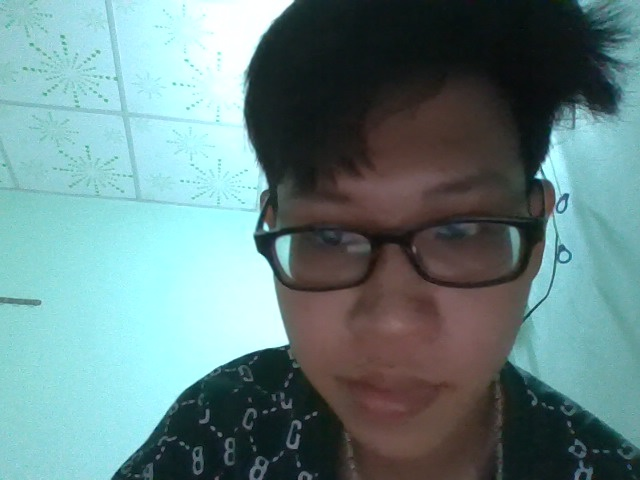
#> input picture TGMT/1721030497_HoThienSinh/dataimage_180.jpg, 640 x 480 px, found by its file name
$ jupyter execute 25.ipynb
#> lines starting #> are read from the running program, lines starting #| are printed output that depends on the picture; after the words box and inside, x2 and y2 are one past the last pixel; in counts of white or black regions, pixels touching at a corner belong together
[cell 1]
import cv2

[cell 2]
def display(title, img):
    cv2.imshow(title, img)
    cv2.waitKey(0)
    cv2.destroyWindow(title)

[cell 3]
face_cascade = cv2.CascadeClassifier('C:/Users/HI/Documents/TGMT/data/haarcascade_frontalface_default.xml')
eye_cascade = cv2.CascadeClassifier('C:/Users/HI/Documents/TGMT/data/haarcascade_eye_tree_eyeglasses.xml')

[cell 4]
img = cv2.imread('C:/Users/HI/Documents/TGMT/1721030497_HoThienSinh/dataimage_180.jpg')
#> img is the input picture: shape (480, 640, 3); mean B, G, R 132.2, 132, 102.1

[cell 5]
gray = cv2.cvtColor(img, cv2.COLOR_BGR2GRAY)
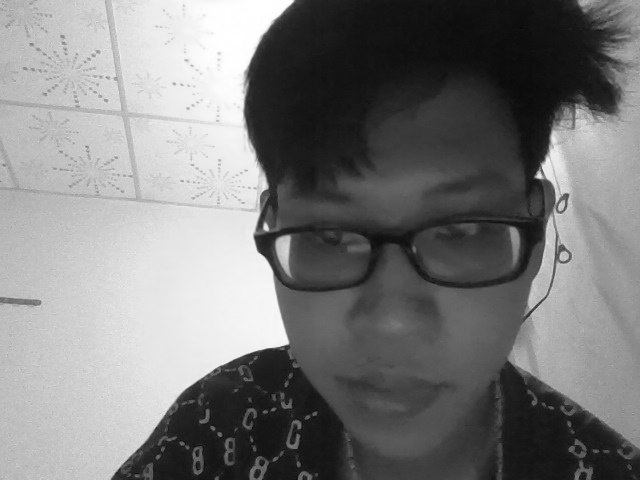
#> gray: shape (480, 640); min 9, max 255, mean 123.1

[cell 6]
faces = face_cascade.detectMultiScale(gray, scaleFactor=1.1, minNeighbors=5, minSize=(30,30))
#> faces = ()

[cell 7]
eyes = eye_cascade.detectMultiScale(gray, scaleFactor=1.1, minNeighbors=1, minSize=(5,5))
#> eyes = [[299, 196, 66, 66], [419, 191, 76, 76]]

[cell 8]
for (x, y, w, h) in faces:
    cv2.rectangle(img, (x, y), (x+w, y+h), (0, 255,0), 2)
#> this loop made 0 passes

[cell 9]
for (x, y, w, h) in eyes:
    cv2.rectangle(img, (x, y), (x+w, y+h), (255, 0,0), 2)
#> this loop made 2 passes
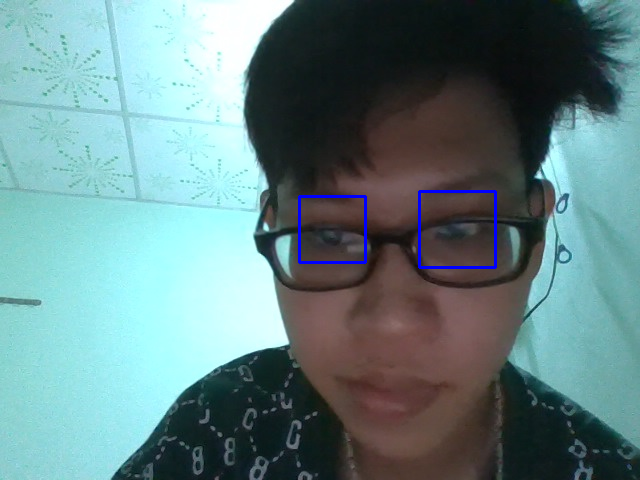
#> img: shape (480, 640, 3); 0.55% of pixels changed, all inside (x1, y1, x2, y2) = (298, 190, 497, 269)

[cell 10]
display('Faces: ', img)

$ run again, with TGMT/1721030497_HoThienSinh/dataimage_100.jpg copied over TGMT/1721030497_HoThienSinh/dataimage_180.jpg
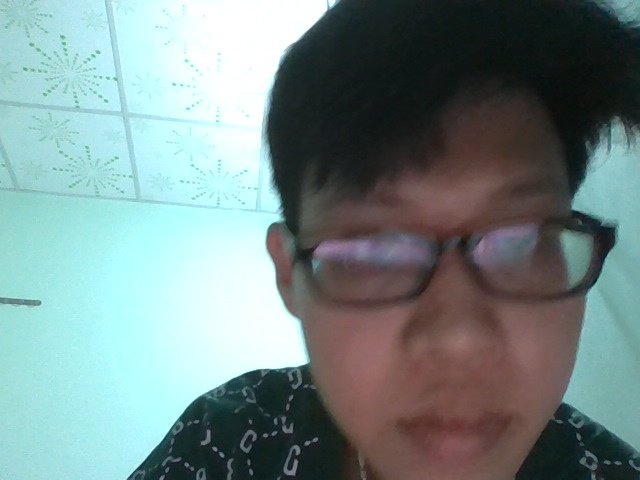
#> input picture TGMT/1721030497_HoThienSinh/dataimage_100.jpg, 640 x 480 px, found by its file name
#> img is the input picture: shape (480, 640, 3); mean B, G, R 136.9, 138, 118.4
#> `gray = cv2.cvtColor(img, cv2.COLOR_BGR2GRAY)`:
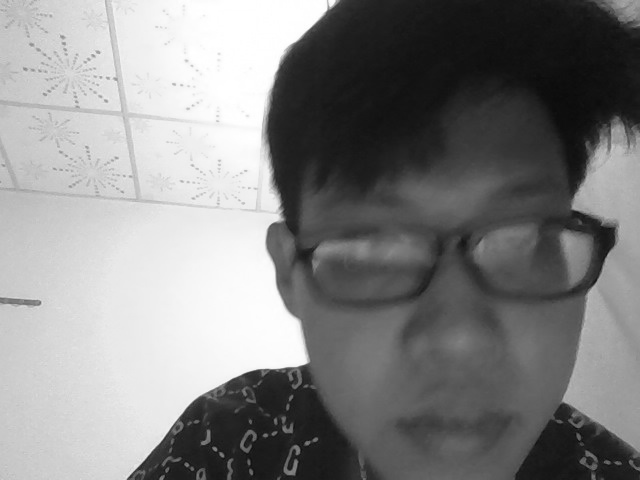
#> gray: shape (480, 640); min 11, max 255, mean 132
#> faces = ()

$ run again, with TGMT/1721030497_HoThienSinh/dataimage_120.jpg copied over TGMT/1721030497_HoThienSinh/dataimage_180.jpg
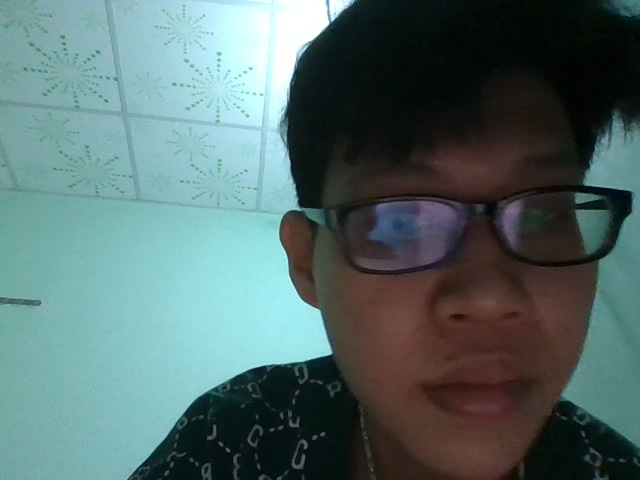
#> input picture TGMT/1721030497_HoThienSinh/dataimage_120.jpg, 640 x 480 px, found by its file name
#> img is the input picture: shape (480, 640, 3); mean B, G, R 106.9, 108.1, 85
#> `gray = cv2.cvtColor(img, cv2.COLOR_BGR2GRAY)`:
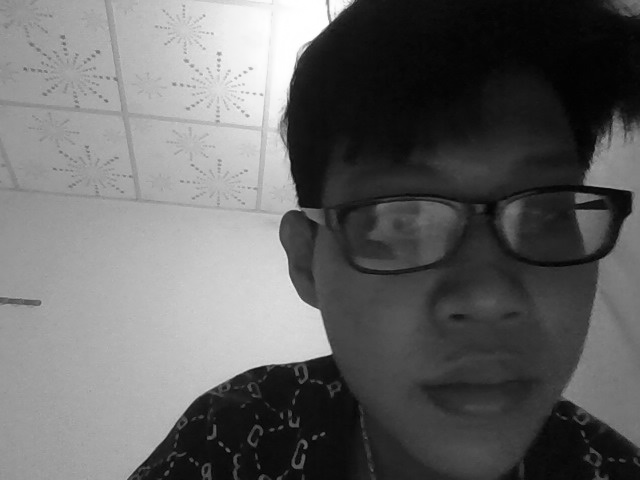
#> gray: shape (480, 640); min 1, max 255, mean 101.1
#> faces = ()

$ run again, with TGMT/1721030497_HoThienSinh/dataimage_140.jpg copied over TGMT/1721030497_HoThienSinh/dataimage_180.jpg
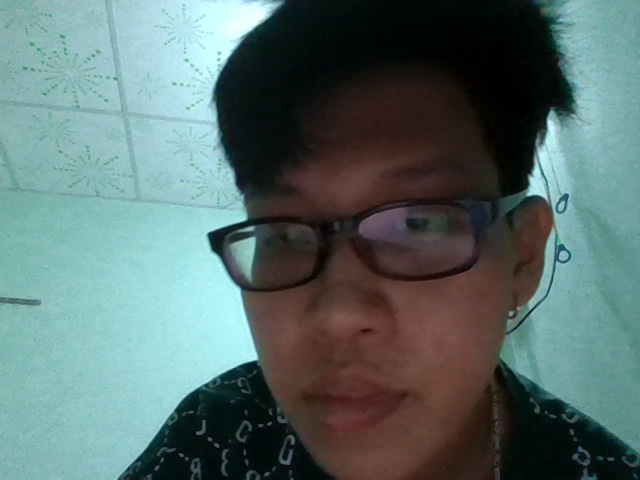
#> input picture TGMT/1721030497_HoThienSinh/dataimage_140.jpg, 640 x 480 px, found by its file name
#> img is the input picture: shape (480, 640, 3); mean B, G, R 108.4, 110.6, 89.9
#> `gray = cv2.cvtColor(img, cv2.COLOR_BGR2GRAY)`:
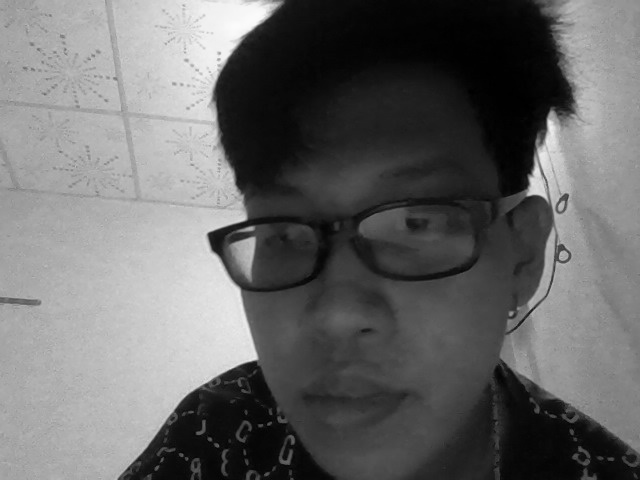
#> gray: shape (480, 640); min 0, max 251, mean 104.1
#> faces = ()
